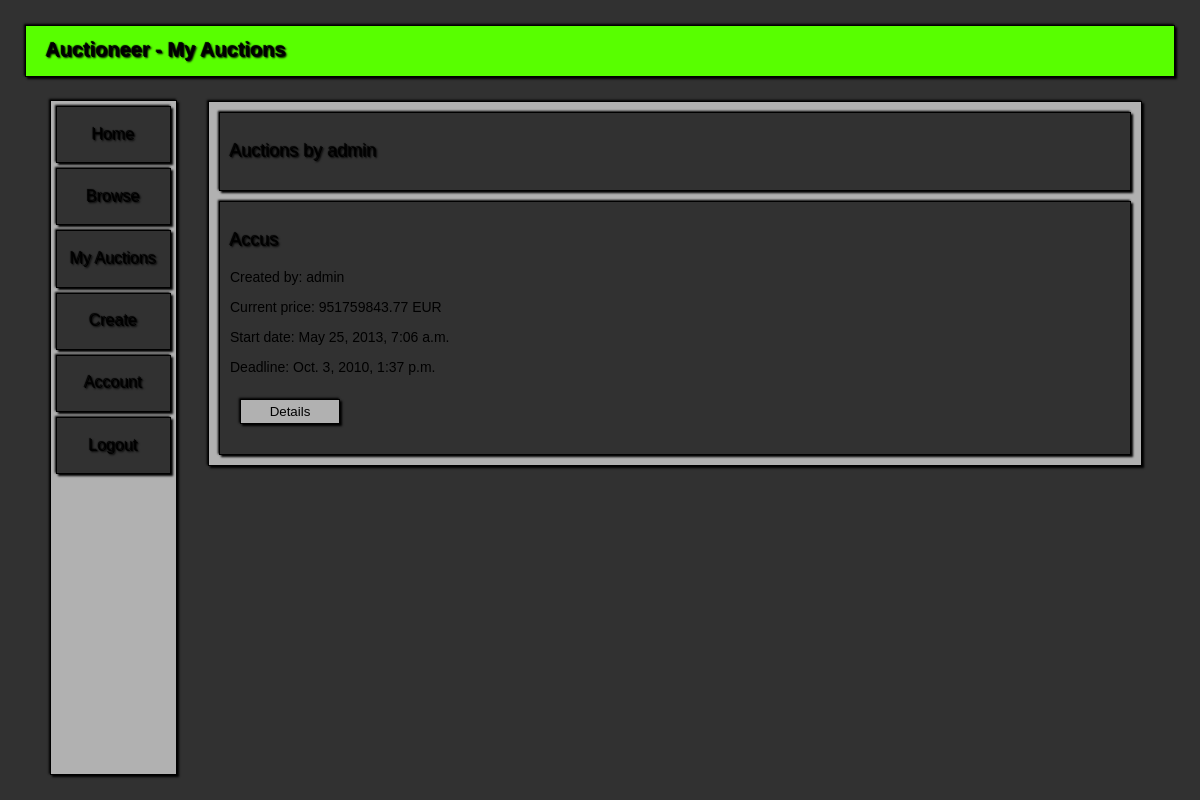
Before: /auctioneer/account/auctions/ (signed in) with the older database file.
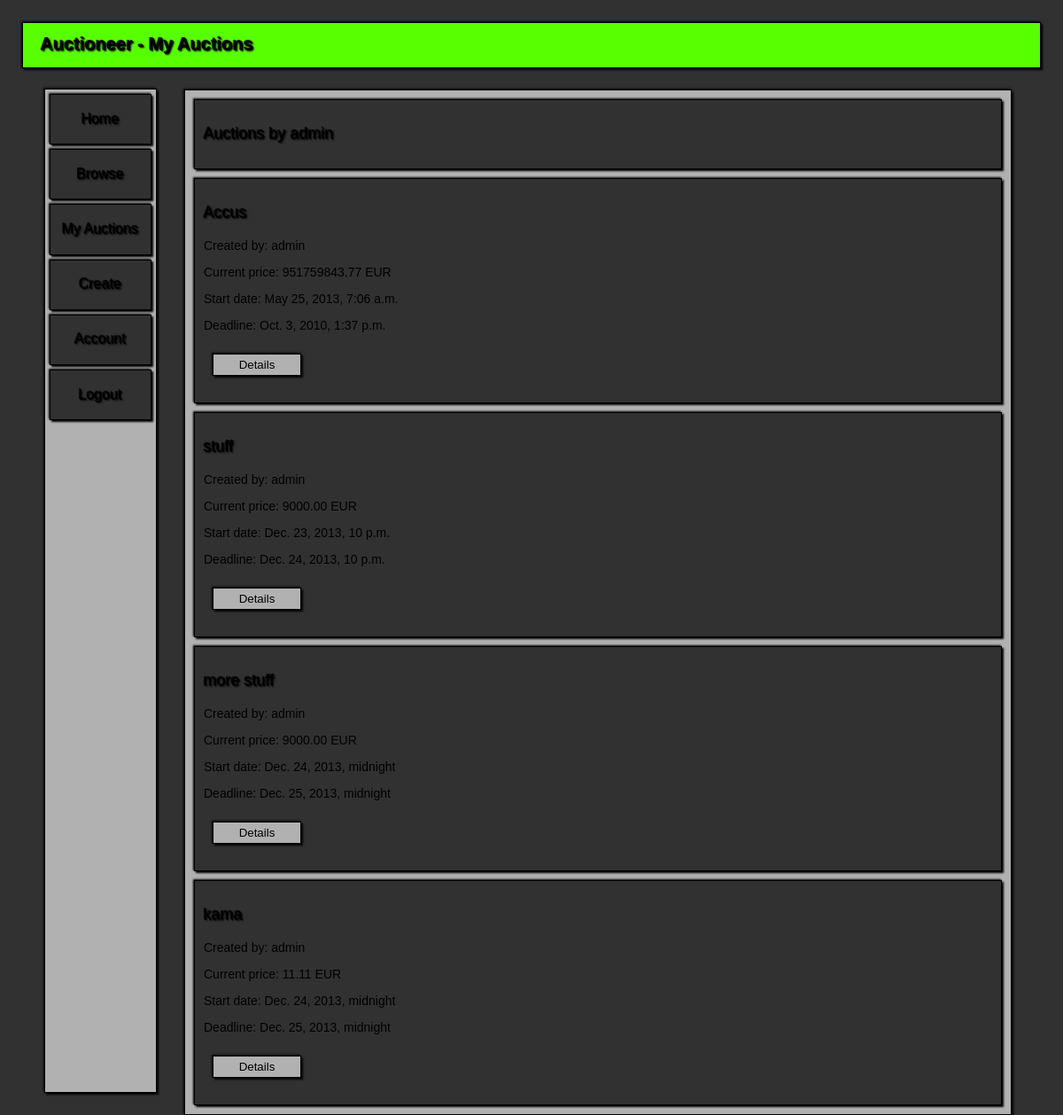
After: the same page with the newer database file.
### Auctioneer/models.py (models this page shows, shortened)
class Auctions(models.Model):
    seller = models.ForeignKey(User)
    title = models.CharField(null=False, max_length=30)
    description = models.TextField(max_length=150)
    version = models.PositiveIntegerField(default=0)
    startingPrice = models.DecimalField(default=0.00, max_digits=12, decimal_places=2,
                                        validators=[MinValueValidator(Decimal('0.00'))])
    startDate = models.DateTimeField(null=False)
    stopDate = models.DateTimeField(null=False)
    banned = models.BooleanField(default=False)
    resolved = models.BooleanField(default=False)
    class Meta:
        permissions = (('ban_auctions', 'Can ban auctions'),)
        ordering = ['startDate']
    @classmethod
    def get_by_seller(cls, seller):
        try:
            return cls.objects.filter(seller=seller)
        except:
            return None

class Bids(models.Model):
    auction = models.ForeignKey(Auctions)
    bidder = models.ForeignKey(User)
    amount = models.DecimalField(max_digits=12, decimal_places=2, validators=[MinValueValidator(Decimal('0.00'))])
    timestamp = models.DateTimeField()
    class Meta:
        ordering = ['-amount']

### Auctioneer/views.py (the view)
# urls.py: url(r'^auctioneer/account/auctions/$', auctions),
@login_required
def auctions(request):
    is_logged_in = request.user.is_authenticated()
    content = Auctions.get_by_seller(request.user)
    return render_to_response('main.html', {'title': 'My Auctions', 'is_logged_in': is_logged_in,
                                            'tag': 'Auctions by '+request.user.username, 'content_list': content},
                              context_instance=RequestContext(request))

### templates/main.html (shortened to what this page needs)
{% load staticfiles %}
<!DOCTYPE HTML PUBLIC "-//W3C//DTD HTML 4.01 //EN" "http://www.w3.org/TR/html4/strict.dtd">
<html>
	<head>
		<link href="{% static "style_main.css"%}" rel="stylesheet" type="text/css">
	</head>
	<body>
		<div id=Container>
			<div id=PrimaryMenu>
				<h1>Auctioneer - {{ title }}</h1>
			</div>
            {% include "links.html" %}
			<div id=TopPatch>
			</div>
			<div id=Content>
                <div>
                    <h3>{{ tag }}</h3>
                </div>
                {% for content in content_list %}
                <div>
				    <h3>{{ content.title }}</h3>
                    <p>Created by: {{ content.seller }}</p>
                    {% with content.bids_set.all|first as bid %}
                    {% if bid %}
                    <p>Current price: {{ bid.amount }} EUR</p>
                    {% else %}
                    <p>Current price: {{ content.startingPrice }} EUR</p>
                    {% endif %}
                    {% endwith %}
                    <p>Start date: {{ content.startDate }}</p>
                    <p>Deadline: {{ content.stopDate }}</p>
                    <form action="/auctioneer/auctions/{{ content.id }}" method="get">
                        <input type="submit" class="button" value="Details">
                    </form>
                </div>
                {% empty %}
                <div>
                    <h3>No content!</h3>
                </div>
                {% endfor %}
			</div>
		</div>
	</body>
</html>

### templates/links.html
<div id=SecondaryMenu>
    <div><h4><a href='/auctioneer/home/'>Home</a></h4></div>
    <div><h4><a href='/auctioneer/auctions/'>Browse</a></h4></div>
{% if is_logged_in %}
    <div><h4><a href='/auctioneer/account/auctions/'>My Auctions</a></h4></div>
    <div><h4><a href='/auctioneer/auctions/create/'>Create</a></h4></div>
    <div><h4><a href='/auctioneer/account/'>Account</a></h4></div>
    <div><h4><a href='/auctioneer/logout/'>Logout</a></h4></div>
{% else %}
    <div><h4><a href='/auctioneer/signup/'>Sign Up</a></h4></div>
    <div><h4><a href='/auctioneer/login/'>Login</a></h4></div>
{% endif %}
</div>

### Auctioneer/static/style_main.css (style rules this page uses)
body { font-family: Verdana, Geneva, sans-serif; font-size: 14px; color: #313131; background-color: #313131 }
p { font-family: Verdana, Geneva, sans-serif; color: #000000; width: 80%; }
div#Content div { position: relative; background-color: #313131; border: 1px solid #000000; box-shadow: 2px 2px 2px #000000, -1px -1px 2px #000000; margin: 10px; padding: 10px; }
h1 { font-family: Verdana, Geneva, sans-serif; font-size: 20px; font-weight: bold; color: #000000; text-shadow: 1px 1px 2px #000000, -1px -1px 1px #000000; }
h3 { font-family: Verdana, Geneva, sans-serif; font-size: 18px; font-weight: normal; color: #000000; text-shadow: 1px 1px 2px #000000, -1px -1px 1px #000000; }
#SecondaryMenu h4 { text-align: center; }
div h4 a:link { font-family: Verdana, Geneva, sans-serif; font-size: 16px; font-weight: normal; color: #000000; text-decoration: none; text-shadow: 1px 1px 2px #000000, -1px -1px 1px #000000; }
#SecondaryMenu div { margin: 5px; background-color: #313131; border: 1px solid #000000; box-shadow: 2px 2px 2px #000000, -1px -1px 2px #000000; }
form { padding: 10px; }
input { position: relative; display: block; font-family: Verdana, Geneva, sans-serif; width: 375px; height: 25px; border: 1px solid #000000; box-shadow: 2px 2px 2px #000000, -1px -1px 2px #000000; background-color: #FFFFFF; margin-bottom: 10px; }
input.button { position: relative; width: 100px; background-color: #B1B1B1; color: #000000; font-family: Verdana, Geneva, sans-serif; }
#Container { position: relative; width: 100%; height: 100%; z-index: 1; }
#PrimaryMenu { position: fixed; background-color: #58FF00; top: 25px; left: 25px; right: 25px; height: 50px; z-index: 3; padding-left: 20px; padding-right: 20px; border: 1px solid #000000; font-weight: normal; box-shadow: 2px 2px 2px #000000, -1px -1px 2px #000000; }
#SecondaryMenu { position: fixed; background-color: #B1B1B1; top: 100px; left: 50px; bottom: 25px; width: 125px; z-index: 3; border: 1px solid #000000; font-weight: normal; box-shadow: 2px 2px 2px #000000, -1px -1px 2px #000000; }
#TopPatch { position: fixed; background-color: #313131; top: 0; left: 0; right: 0; height: 25px; z-index: 2; }
#Content { position: absolute; background-color: #B1B1B1; left: 200px; right: 50px; top: 93px; border: 1px solid #000000; box-shadow: 2px 2px 2px #000000, -1px -1px 2px #000000; }

Changed rows visible on the page:
added Auctions: title "stuff", seller "admin", startingPrice "9000.00", startDate "Dec. 23, 2013, 10 p.m.", stopDate "Dec. 24, 2013, 10 p.m."
added Auctions: title "more stuff", seller "admin", startingPrice "9000.00", startDate "Dec. 24, 2013, midnight", stopDate "Dec. 25, 2013, midnight"
added Auctions: title "kama", seller "admin", startingPrice "11.11", startDate "Dec. 24, 2013, midnight", stopDate "Dec. 25, 2013, midnight"
